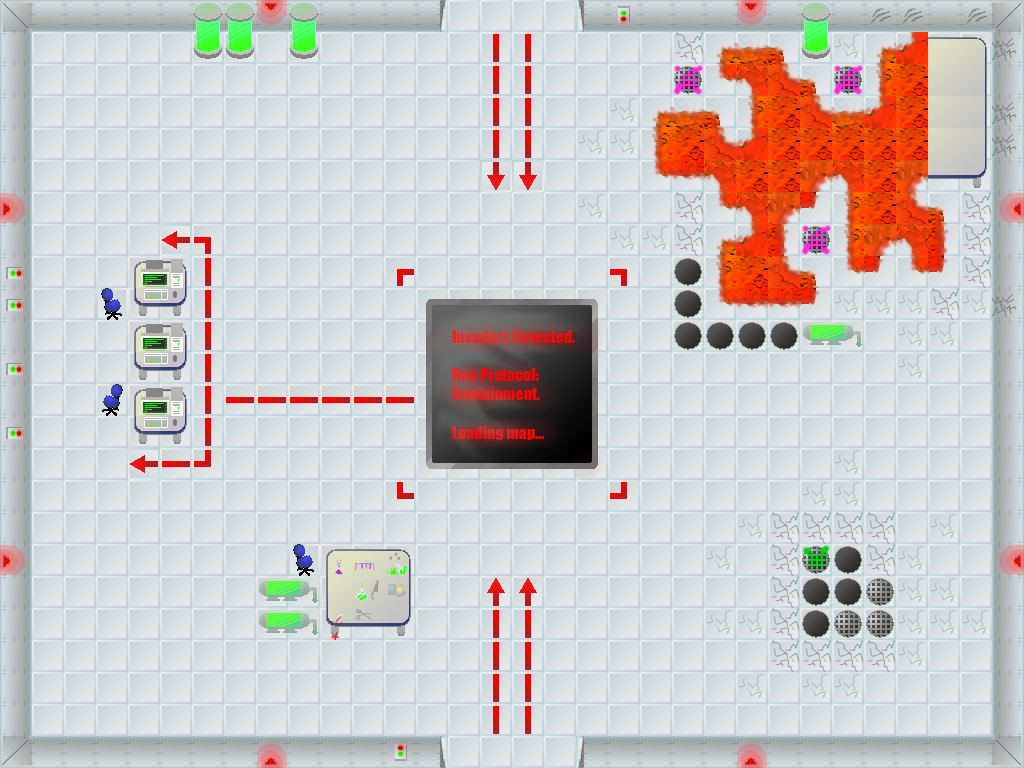

Below is a game level as drawn by its tile map, then a one-line description and the .tmx that defines it (tile-layer data replaced by summaries):
An orthogonal 32x24 tile map with 32x32 px tiles, 1 tile layer (Tile Layer 1).

<map version="1.0" orientation="orthogonal" width="32" height="24" tilewidth="32" tileheight="32">
 <tileset firstgid="1" name="tilesheet" tilewidth="32" tileheight="32">
  <image source="../Art/Tiles/tilesheet.png" />
  <tile id="0">
   <properties>
    <property name="impassable" value="1" />
    <property name="impassable" value="1" />
    <property name="impassable" value="1" />
   </properties>
  </tile>
  <tile id="1">
   <properties>
    <property name="impassable" value="1" />
    <property name="impassable" value="1" />
    <property name="impassable" value="1" />
   </properties>
  </tile>
  <tile id="2">
   <properties>
    <property name="impassable" value="1" />
    <property name="impassable" value="1" />
    <property name="impassable" value="1" />
   </properties>
  </tile>
  <tile id="3">
   <properties>
    <property name="impassable" value="1" />
    <property name="impassable" value="1" />
    <property name="impassable" value="1" />
   </properties>
  </tile>
  <tile id="4">
   <properties>
    <property name="impassable" value="1" />
    <property name="impassable" value="1" />
    <property name="impassable" value="1" />
   </properties>
  </tile>
  <tile id="5">
   <properties>
    <property name="impassable" value="1" />
    <property name="impassable" value="1" />
    <property name="impassable" value="1" />
   </properties>
  </tile>
  <tile id="6">
   <properties>
    <property name="impassable" value="1" />
    <property name="impassable" value="1" />
    <property name="impassable" value="1" />
   </properties>
  </tile>
  <tile id="7">
   <properties>
    <property name="impassable" value="1" />
    <property name="impassable" value="1" />
    <property name="impassable" value="1" />
   </properties>
  </tile>
  <tile id="8">
   <properties>
    <property name="impassable" value="1" />
    <property name="impassable" value="1" />
    <property name="impassable" value="1" />
   </properties>
  </tile>
  <tile id="9">
   <properties>
    <property name="impassable" value="1" />
    <property name="impassable" value="1" />
    <property name="impassable" value="1" />
   </properties>
  </tile>
  <tile id="10">
   <properties>
    <property name="impassable" value="1" />
    <property name="impassable" value="1" />
    <property name="impassable" value="1" />
   </properties>
  </tile>
  <tile id="11">
   <properties>
    <property name="impassable" value="1" />
    <property name="impassable" value="1" />
    <property name="impassable" value="1" />
   </properties>
  </tile>
  <tile id="12">
   <properties>
    <property name="impassable" value="1" />
    <property name="impassable" value="1" />
    <property name="impassable" value="1" />
   </properties>
  </tile>
  <tile id="13">
   <properties>
    <property name="impassable" value="1" />
    <property name="impassable" value="1" />
    <property name="impassable" value="1" />
   </properties>
  </tile>
  <tile id="14">
   <properties>
    <property name="impassable" value="1" />
    <property name="impassable" value="1" />
    <property name="impassable" value="1" />
   </properties>
  </tile>
  <tile id="15">
   <properties>
    <property name="impassable" value="1" />
    <property name="impassable" value="1" />
    <property name="impassable" value="1" />
   </properties>
  </tile>
  <tile id="16">
   <properties>
    <property name="impassable" value="1" />
    <property name="impassable" value="1" />
    <property name="impassable" value="1" />
   </properties>
  </tile>
  <tile id="17">
   <properties>
    <property name="impassable" value="1" />
    <property name="impassable" value="1" />
    <property name="impassable" value="1" />
   </properties>
  </tile>
  <tile id="18">
   <properties>
    <property name="impassable" value="1" />
    <property name="impassable" value="1" />
    <property name="impassable" value="1" />
   </properties>
  </tile>
  <tile id="19">
   <properties>
    <property name="impassable" value="1" />
    <property name="impassable" value="1" />
    <property name="impassable" value="1" />
   </properties>
  </tile>
  <tile id="20">
   <properties>
    <property name="impassable" value="1" />
    <property name="impassable" value="1" />
    <property name="impassable" value="1" />
   </properties>
  </tile>
  <tile id="21">
   <properties>
    <property name="impassable" value="1" />
    <property name="impassable" value="1" />
    <property name="impassable" value="1" />
   </properties>
  </tile>
  <tile id="22">
   <properties>
    <property name="impassable" value="1" />
    <property name="impassable" value="1" />
    <property name="impassable" value="1" />
   </properties>
  </tile>
  <tile id="23">
   <properties>
    <property name="impassable" value="1" />
    <property name="impassable" value="1" />
    <property name="impassable" value="1" />
   </properties>
  </tile>
  <tile id="24">
   <properties>
    <property name="impassable" value="1" />
    <property name="impassable" value="1" />
    <property name="impassable" value="1" />
   </properties>
  </tile>
  <tile id="25">
   <properties>
    <property name="impassable" value="1" />
    <property name="impassable" value="1" />
    <property name="impassable" value="1" />
   </properties>
  </tile>
  <tile id="26">
   <properties>
    <property name="impassable" value="1" />
    <property name="impassable" value="1" />
    <property name="impassable" value="1" />
   </properties>
  </tile>
  <tile id="27">
   <properties>
    <property name="impassable" value="1" />
    <property name="impassable" value="1" />
    <property name="impassable" value="1" />
   </properties>
  </tile>
  <tile id="30">
   <properties>
    <property name="impassable" value="1" />
    <property name="impassable" value="1" />
    <property name="impassable" value="1" />
   </properties>
  </tile>
  <tile id="31">
   <properties>
    <property name="impassable" value="1" />
    <property name="impassable" value="1" />
    <property name="impassable" value="1" />
   </properties>
  </tile>
  <tile id="32">
   <properties>
    <property name="impassable" value="1" />
    <property name="impassable" value="1" />
    <property name="impassable" value="1" />
   </properties>
  </tile>
  <tile id="33">
   <properties>
    <property name="impassable" value="1" />
    <property name="impassable" value="1" />
    <property name="impassable" value="1" />
   </properties>
  </tile>
  <tile id="34">
   <properties>
    <property name="impassable" value="1" />
    <property name="impassable" value="1" />
    <property name="impassable" value="1" />
   </properties>
  </tile>
  <tile id="35">
   <properties>
    <property name="impassable" value="1" />
    <property name="impassable" value="1" />
    <property name="impassable" value="1" />
   </properties>
  </tile>
  <tile id="36">
   <properties>
    <property name="impassable" value="1" />
    <property name="impassable" value="1" />
    <property name="impassable" value="1" />
   </properties>
  </tile>
  <tile id="37">
   <properties>
    <property name="impassable" value="1" />
    <property name="impassable" value="1" />
    <property name="impassable" value="1" />
   </properties>
  </tile>
  <tile id="38">
   <properties>
    <property name="impassable" value="1" />
    <property name="impassable" value="1" />
    <property name="impassable" value="1" />
   </properties>
  </tile>
  <tile id="41">
   <properties>
    <property name="damaging" value="1" />
    <property name="damaging" value="1" />
    <property name="damaging" value="1" />
   </properties>
  </tile>
  <tile id="42">
   <properties>
    <property name="damaging" value="1" />
    <property name="damaging" value="1" />
    <property name="damaging" value="1" />
   </properties>
  </tile>
  <tile id="43">
   <properties>
    <property name="damaging" value="1" />
    <property name="damaging" value="1" />
    <property name="damaging" value="1" />
   </properties>
  </tile>
  <tile id="49">
   <properties>
    <property name="impassable" value="1" />
    <property name="impassable" value="1" />
    <property name="impassable" value="1" />
   </properties>
  </tile>
  <tile id="52">
   <properties>
    <property name="damaging" value="1" />
    <property name="damaging" value="1" />
    <property name="damaging" value="1" />
   </properties>
  </tile>
  <tile id="53">
   <properties>
    <property name="damaging" value="1" />
    <property name="damaging" value="1" />
    <property name="damaging" value="1" />
   </properties>
  </tile>
  <tile id="54">
   <properties>
    <property name="damaging" value="1" />
    <property name="damaging" value="1" />
    <property name="damaging" value="1" />
   </properties>
  </tile>
  <tile id="63">
   <properties>
    <property name="damaging" value="1" />
    <property name="damaging" value="1" />
    <property name="damaging" value="1" />
   </properties>
  </tile>
  <tile id="64">
   <properties>
    <property name="damaging" value="1" />
    <property name="damaging" value="1" />
    <property name="damaging" value="1" />
   </properties>
  </tile>
  <tile id="65">
   <properties>
    <property name="damaging" value="1" />
    <property name="damaging" value="1" />
    <property name="damaging" value="1" />
   </properties>
  </tile>
  <tile id="67">
   <properties>
    <property name="impassable" value="1" />
    <property name="impassable" value="1" />
    <property name="impassable" value="1" />
   </properties>
  </tile>
  <tile id="74">
   <properties>
    <property name="damaging" value="" />
    <property name="damaging" value="" />
    <property name="damaging" value="" />
   </properties>
  </tile>
  <tile id="75">
   <properties>
    <property name="damaging" value="" />
    <property name="damaging" value="" />
    <property name="damaging" value="" />
   </properties>
  </tile>
  <tile id="76">
   <properties>
    <property name="damaging" value="" />
    <property name="damaging" value="" />
    <property name="damaging" value="" />
   </properties>
  </tile>
  <tile id="77">
   <properties>
    <property name="damaging" value="1" />
    <property name="damaging" value="1" />
    <property name="damaging" value="1" />
   </properties>
  </tile>
  <tile id="78">
   <properties>
    <property name="damaging" value="1" />
    <property name="damaging" value="1" />
    <property name="damaging" value="1" />
   </properties>
  </tile>
  <tile id="79">
   <properties>
    <property name="damaging" value="1" />
    <property name="damaging" value="1" />
    <property name="damaging" value="1" />
   </properties>
  </tile>
  <tile id="80">
   <properties>
    <property name="damaging" value="1" />
    <property name="damaging" value="1" />
    <property name="damaging" value="1" />
   </properties>
  </tile>
  <tile id="81">
   <properties>
    <property name="impassable" value="1" />
    <property name="impassable" value="1" />
    <property name="impassable" value="1" />
   </properties>
  </tile>
  <tile id="83">
   <properties>
    <property name="impassable" value="1" />
    <property name="impassable" value="1" />
    <property name="impassable" value="1" />
   </properties>
  </tile>
  <tile id="84">
   <properties>
    <property name="impassable" value="1" />
    <property name="impassable" value="1" />
    <property name="impassable" value="1" />
   </properties>
  </tile>
  <tile id="85">
   <properties>
    <property name="damaging" value="1" />
    <property name="damaging" value="1" />
    <property name="damaging" value="1" />
   </properties>
  </tile>
  <tile id="86">
   <properties>
    <property name="damaging" value="1" />
    <property name="damaging" value="1" />
    <property name="damaging" value="1" />
   </properties>
  </tile>
  <tile id="87">
   <properties>
    <property name="damaging" value="1" />
    <property name="damaging" value="1" />
    <property name="damaging" value="1" />
   </properties>
  </tile>
  <tile id="88">
   <properties>
    <property name="damaging" value="1" />
    <property name="damaging" value="1" />
    <property name="damaging" value="1" />
   </properties>
  </tile>
  <tile id="89">
   <properties>
    <property name="damaging" value="1" />
    <property name="damaging" value="1" />
    <property name="damaging" value="1" />
   </properties>
  </tile>
  <tile id="90">
   <properties>
    <property name="damaging" value="1" />
    <property name="damaging" value="1" />
    <property name="damaging" value="1" />
   </properties>
  </tile>
  <tile id="91">
   <properties>
    <property name="damaging" value="1" />
    <property name="damaging" value="1" />
    <property name="damaging" value="1" />
   </properties>
  </tile>
  <tile id="92">
   <properties>
    <property name="impassable" value="1" />
    <property name="impassable" value="1" />
    <property name="impassable" value="1" />
   </properties>
  </tile>
  <tile id="93">
   <properties>
    <property name="impassable" value="1" />
    <property name="impassable" value="1" />
    <property name="impassable" value="1" />
   </properties>
  </tile>
  <tile id="94">
   <properties>
    <property name="impassable" value="1" />
    <property name="impassable" value="1" />
    <property name="impassable" value="1" />
   </properties>
  </tile>
  <tile id="95">
   <properties>
    <property name="impassable" value="1" />
    <property name="impassable" value="1" />
    <property name="impassable" value="1" />
   </properties>
  </tile>
  <tile id="96">
   <properties>
    <property name="damaging" value="1" />
    <property name="damaging" value="1" />
    <property name="damaging" value="1" />
   </properties>
  </tile>
  <tile id="97">
   <properties>
    <property name="damaging" value="1" />
    <property name="damaging" value="1" />
    <property name="damaging" value="1" />
   </properties>
  </tile>
  <tile id="98">
   <properties>
    <property name="damaging" value="1" />
    <property name="damaging" value="1" />
    <property name="damaging" value="1" />
   </properties>
  </tile>
  <tile id="99">
   <properties>
    <property name="impassable" value="1" />
    <property name="impassable" value="1" />
    <property name="impassable" value="1" />
   </properties>
  </tile>
  <tile id="100">
   <properties>
    <property name="impassable" value="1" />
    <property name="impassable" value="1" />
    <property name="impassable" value="1" />
   </properties>
  </tile>
  <tile id="104">
   <properties>
    <property name="impassable" value="1" />
    <property name="impassable" value="1" />
    <property name="impassable" value="1" />
   </properties>
  </tile>
  <tile id="105">
   <properties>
    <property name="impassable" value="1" />
    <property name="impassable" value="1" />
    <property name="impassable" value="1" />
   </properties>
  </tile>
  <tile id="106">
   <properties>
    <property name="impassable" value="1" />
    <property name="impassable" value="1" />
    <property name="impassable" value="1" />
   </properties>
  </tile>
  <tile id="110">
   <properties>
    <property name="impassable" value="1" />
    <property name="impassable" value="1" />
    <property name="impassable" value="1" />
   </properties>
  </tile>
  <tile id="111">
   <properties>
    <property name="impassable" value="1" />
    <property name="impassable" value="1" />
    <property name="impassable" value="1" />
   </properties>
  </tile>
  <tile id="113">
   <properties>
    <property name="impassable" value="1" />
    <property name="impassable" value="1" />
    <property name="impassable" value="1" />
   </properties>
  </tile>
  <tile id="114">
   <properties>
    <property name="impassable" value="1" />
    <property name="impassable" value="1" />
    <property name="impassable" value="1" />
   </properties>
  </tile>
  <tile id="115">
   <properties>
    <property name="impassable" value="1" />
    <property name="impassable" value="1" />
    <property name="impassable" value="1" />
   </properties>
  </tile>
  <tile id="116">
   <properties>
    <property name="impassable" value="1" />
    <property name="impassable" value="1" />
    <property name="impassable" value="1" />
   </properties>
  </tile>
  <tile id="117">
   <properties>
    <property name="impassable" value="1" />
    <property name="impassable" value="1" />
    <property name="impassable" value="1" />
   </properties>
  </tile>
  <tile id="121">
   <properties>
    <property name="impassable" value="1" />
    <property name="impassable" value="1" />
    <property name="impassable" value="1" />
   </properties>
  </tile>
  <tile id="124">
   <properties>
    <property name="impassable" value="1" />
    <property name="impassable" value="1" />
    <property name="impassable" value="1" />
   </properties>
  </tile>
  <tile id="125">
   <properties>
    <property name="impassable" value="1" />
    <property name="impassable" value="1" />
    <property name="impassable" value="1" />
   </properties>
  </tile>
  <tile id="126">
   <properties>
    <property name="impassable" value="1" />
    <property name="impassable" value="1" />
    <property name="impassable" value="1" />
   </properties>
  </tile>
  <tile id="127">
   <properties>
    <property name="impassable" value="1" />
    <property name="impassable" value="1" />
    <property name="impassable" value="1" />
   </properties>
  </tile>
  <tile id="128">
   <properties>
    <property name="impassable" value="1" />
    <property name="impassable" value="1" />
    <property name="impassable" value="1" />
   </properties>
  </tile>
 </tileset>
 <layer name="Tile Layer 1" width="32" height="24">
  <data>[768 cells, 768 non-empty, 111 distinct tile ids]</data>
 </layer>
</map>
